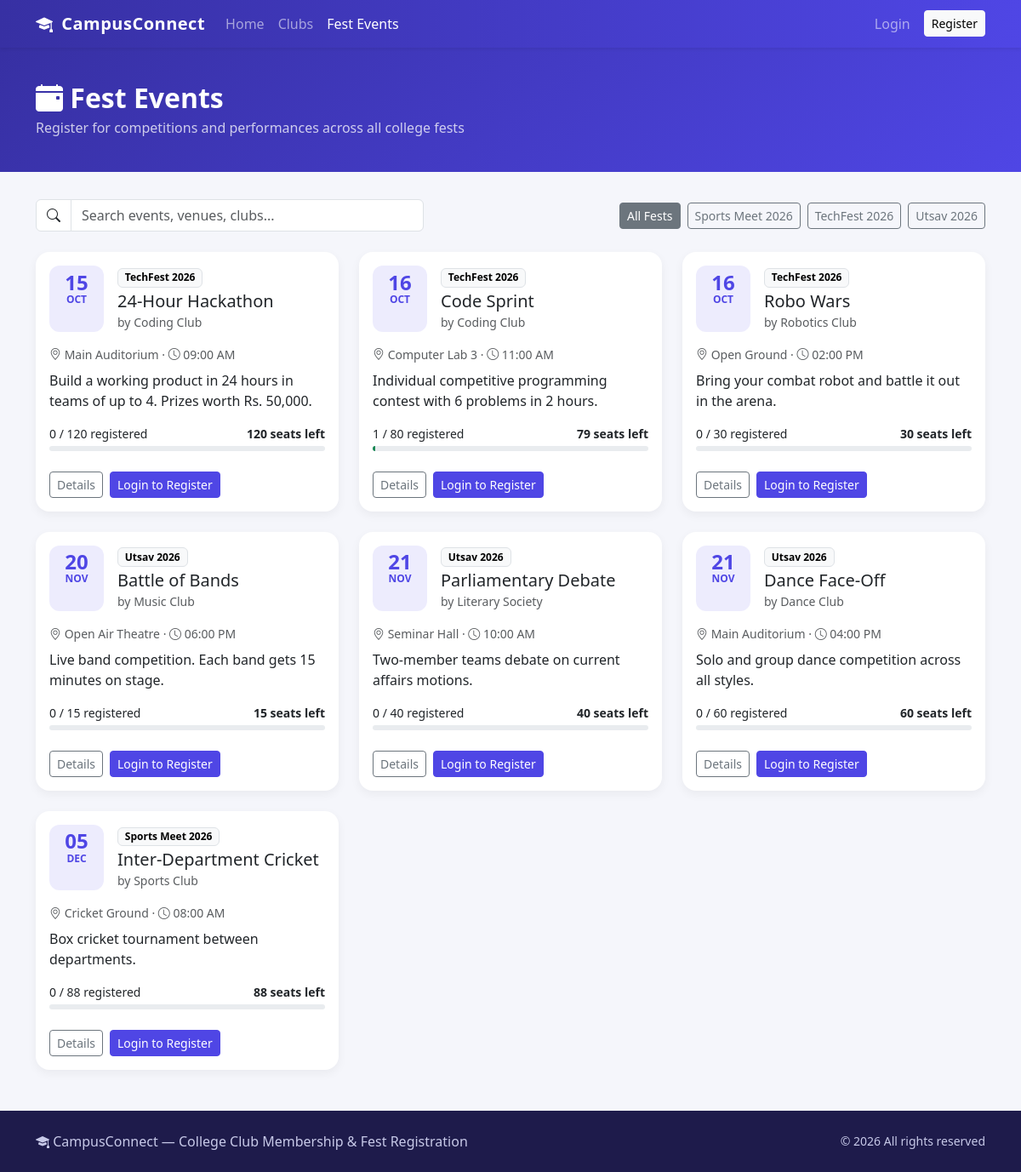
The app's page /events with its own data.
### tables this page shows
CREATE TABLE events (
    id               INTEGER PRIMARY KEY AUTOINCREMENT,
    title            TEXT    NOT NULL,
    fest_name        TEXT    NOT NULL,
    club_id          INTEGER REFERENCES clubs(id) ON DELETE SET NULL,
    description      TEXT    NOT NULL,
    venue            TEXT    NOT NULL,
    event_date       TEXT    NOT NULL,
    event_time       TEXT    NOT NULL,
    max_participants INTEGER NOT NULL DEFAULT 100,
    created_at       TEXT    NOT NULL DEFAULT CURRENT_TIMESTAMP
);

CREATE TABLE clubs (
    id            INTEGER PRIMARY KEY AUTOINCREMENT,
    name          TEXT    NOT NULL UNIQUE,
    category      TEXT    NOT NULL,
    description   TEXT    NOT NULL,
    coordinator   TEXT,
    contact_email TEXT,
    created_at    TEXT    NOT NULL DEFAULT CURRENT_TIMESTAMP
);

### app.py (the view)
@app.route("/events")
def events():
    db = get_db()
    fest = request.args.get("fest", "")
    query = """SELECT e.*, c.name AS club_name,
                      (SELECT COUNT(*) FROM registrations r WHERE r.event_id = e.id) AS reg_count
               FROM events e LEFT JOIN clubs c ON c.id = e.club_id"""
    params = ()
    if fest:
        query += " WHERE e.fest_name = ?"
        params = (fest,)
    query += " ORDER BY e.event_date, e.event_time"
    all_events = db.execute(query, params).fetchall()
    fests = [r[0] for r in db.execute("SELECT DISTINCT fest_name FROM events ORDER BY fest_name")]
    registered = set()
    if g.user:
        registered = {
            r[0] for r in db.execute("SELECT event_id FROM registrations WHERE user_id = ?", (g.user["id"],))
        }
    return render_template("events.html", events=all_events, fests=fests,
                           current_fest=fest, registered=registered)

### app.py (called while the page is built)
def get_db():
    if "db" not in g:
        g.db = sqlite3.connect(DATABASE)
        g.db.row_factory = sqlite3.Row
        g.db.execute("PRAGMA foreign_keys = ON")
    return g.db

@app.before_request
def load_user():
    user_id = session.get("user_id")
    g.user = None
    g.club = None
    if user_id is not None:
        db = get_db()
        g.user = db.execute("SELECT * FROM users WHERE id = ?", (user_id,)).fetchone()
        if g.user is not None and g.user["role"] == "club_admin":
            g.club = db.execute("SELECT * FROM clubs WHERE id = ?", (g.user["club_id"],)).fetchone()

def current_portal():
    user = g.get("user")
    return "club_admin" if user is not None and user["role"] == "club_admin" else "admin"

@app.context_processor
def inject_globals():
    return {
        "user": g.get("user"),
        "my_club": g.get("club"),
        "portal": current_portal(),
        "category_icons": CATEGORY_ICONS,
        "today": date.today().isoformat(),
    }

@app.template_filter("fmt_time")
def fmt_time(value):
    try:
        return datetime.strptime(value, "%H:%M").strftime("%I:%M %p")
    except (TypeError, ValueError):
        return value

### templates/events.html (shortened to what this page needs)
{% extends "base.html" %}
{% from "_macros.html" import date_badge %}
{% block content %}
<div class="page-header">
    <div class="container">
        <h1 class="h2 fw-bold mb-1"><i class="bi bi-calendar-event-fill"></i> Fest Events</h1>
        <p class="mb-0 opacity-75">Register for competitions and performances across all college fests</p>
    </div>
</div>
<div class="container">
    <div class="row g-3 align-items-center mb-4">
        <div class="col-md-5">
            <div class="input-group">
                <span class="input-group-text bg-white"><i class="bi bi-search"></i></span>
                <input type="text" id="liveSearch" class="form-control" placeholder="Search events, venues, clubs...">
            </div>
        </div>
        <div class="col-md-7 d-flex flex-wrap gap-2 justify-content-md-end">
            <a href="{{ url_for('events') }}" class="btn btn-sm btn-outline-secondary filter-link {% if not current_fest %}active btn-brand text-white{% endif %}">All Fests</a>
            {% for f in fests %}
            <a href="{{ url_for('events', fest=f) }}" class="btn btn-sm btn-outline-secondary {% if current_fest == f %}active btn-brand text-white{% endif %}">{{ f }}</a>
            {% endfor %}
        </div>
    </div>
    <div class="row g-4">
        {% for e in events %}
        {% set seats_left = e.max_participants - e.reg_count %}
        {% set pct = (e.reg_count * 100 / e.max_participants)|round|int %}
        {% set closed = e.event_date < today %}
        <div class="col-md-6 col-lg-4 searchable-item" data-search="{{ e.title }} {{ e.venue }} {{ e.club_name or '' }} {{ e.fest_name }}" data-category="all">
            <div class="card hover-card h-100 {% if closed %}opacity-75{% endif %}">
                <div class="card-body">
                    <div class="d-flex gap-3 mb-3">
                        {{ date_badge(e.event_date) }}
                        <div>
                            <span class="badge text-bg-light border">{{ e.fest_name }}</span>
                            <h5 class="mt-1 mb-0">{{ e.title }}</h5>
                            {% if e.club_name %}<small class="text-muted">by {{ e.club_name }}</small>{% endif %}
                        </div>
                    </div>
                    <p class="small text-muted mb-2">
                        <i class="bi bi-geo-alt"></i> {{ e.venue }} &middot; <i class="bi bi-clock"></i> {{ e.event_time|fmt_time }}
                    </p>
                    <p class="mb-3">{{ e.description[:100] }}{% if e.description|length > 100 %}...{% endif %}</p>
                    <div class="d-flex justify-content-between small mb-1">
                        <span>{{ e.reg_count }} / {{ e.max_participants }} registered</span>
                        <span class="fw-semibold">{{ seats_left if seats_left > 0 else 0 }} seats left</span>
                    </div>
                    <div class="progress seat-progress">
                        <div class="progress-bar {% if pct >= 90 %}bg-danger{% elif pct >= 60 %}bg-warning{% else %}bg-success{% endif %}" style="width: {{ pct }}%"></div>
                    </div>
                </div>
                <div class="card-footer bg-transparent border-0 pb-3 d-flex gap-2">
                    <a href="{{ url_for('event_detail', event_id=e.id) }}" class="btn btn-outline-secondary btn-sm">Details</a>
                    {% if e.id in registered %}
                        <span class="badge text-bg-success align-self-center"><i class="bi bi-check-circle"></i> Registered</span>
                    {% elif closed %}
                        <span class="badge text-bg-secondary align-self-center">Closed</span>
                    {% elif seats_left <= 0 %}
                        <span class="badge text-bg-danger align-self-center">Full</span>
                    {% elif user and user.role == 'student' %}
                        <form method="post" action="{{ url_for('register_event', event_id=e.id) }}">
                            <button class="btn btn-brand btn-sm">Register Now</button>
                        </form>
                    {% elif not user %}
                        <a href="{{ url_for('login', next=url_for('events')) }}" class="btn btn-brand btn-sm">Login to Register</a>
                    {% endif %}
                </div>
            </div>
        </div>
        {% else %}
        <p class="text-muted">No events found.</p>
        {% endfor %}
    </div>
</div>
{% endblock %}

### templates/_macros.html (shortened to what this page needs)
{% macro date_badge(value) %}
    {% set parts = value.split('-') %}
    {% set months = ['Jan','Feb','Mar','Apr','May','Jun','Jul','Aug','Sep','Oct','Nov','Dec'] %}
    <div class="date-badge">
        <div class="day">{{ parts[2] }}</div>
        <div class="month">{{ months[parts[1]|int - 1] }}</div>
    </div>
{% endmacro %}

### static/css/style.css (style rules this page uses)
:root { --brand: #4f46e5; --brand-dark: #3730a3; --accent: #ec4899; }
body { background: #f5f6fb; font-family: "Segoe UI", system-ui, -apple-system, sans-serif; }
.btn-brand { background: var(--brand); border-color: var(--brand); color: #fff; }
.page-header { background: linear-gradient(135deg, var(--brand-dark), var(--brand)); color: #fff; padding: 2.5rem 0; margin-bottom: 2rem; }
.hover-card { border: 0; border-radius: 1rem; transition: transform .2s ease, box-shadow .2s ease; box-shadow: 0 4px 12px rgba(0, 0, 0, .05); }
.date-badge { min-width: 64px; text-align: center; border-radius: .75rem; background: rgba(79, 70, 229, .1); color: var(--brand); padding: .4rem .5rem; line-height: 1.1; }
.date-badge .day { font-size: 1.5rem; font-weight: 700; }
.date-badge .month { font-size: .75rem; text-transform: uppercase; font-weight: 600; }
.seat-progress { height: 6px; }

### records on screen
events: parts "15", months "OCT", fest_name "TechFest 2026", title "24-Hour Hackathon", club_name "Coding Club", venue "Main Auditorium", event_time|fmt_time "09:00 AM", description "Build a working product in 24 hours in teams of up to 4. Prizes worth Rs. 50,000.", reg_count "0", max_participants "120"
events: parts "16", months "OCT", fest_name "TechFest 2026", title "Code Sprint", club_name "Coding Club", venue "Computer Lab 3", event_time|fmt_time "11:00 AM", description "Individual competitive programming contest with 6 problems in 2 hours.", reg_count "1", max_participants "80", seats_left "79"
events: parts "16", months "OCT", fest_name "TechFest 2026", title "Robo Wars", club_name "Robotics Club", venue "Open Ground", event_time|fmt_time "02:00 PM", description "Bring your combat robot and battle it out in the arena.", reg_count "0", max_participants "30"
events: parts "20", months "NOV", fest_name "Utsav 2026", title "Battle of Bands", club_name "Music Club", venue "Open Air Theatre", event_time|fmt_time "06:00 PM", description "Live band competition. Each band gets 15 minutes on stage.", reg_count "0", max_participants "15"
events: parts "21", months "NOV", fest_name "Utsav 2026", title "Parliamentary Debate", club_name "Literary Society", venue "Seminar Hall", event_time|fmt_time "10:00 AM", description "Two-member teams debate on current affairs motions.", reg_count "0", max_participants "40"
events: parts "21", months "NOV", fest_name "Utsav 2026", title "Dance Face-Off", club_name "Dance Club", venue "Main Auditorium", event_time|fmt_time "04:00 PM", description "Solo and group dance competition across all styles.", reg_count "0", max_participants "60"
events: parts "05", months "DEC", fest_name "Sports Meet 2026", title "Inter-Department Cricket", club_name "Sports Club", venue "Cricket Ground", event_time|fmt_time "08:00 AM", description "Box cricket tournament between departments.", reg_count "0", max_participants "88"

### other values on screen
{{ f }} "Sports Meet 2026" "TechFest 2026" "Utsav 2026"
